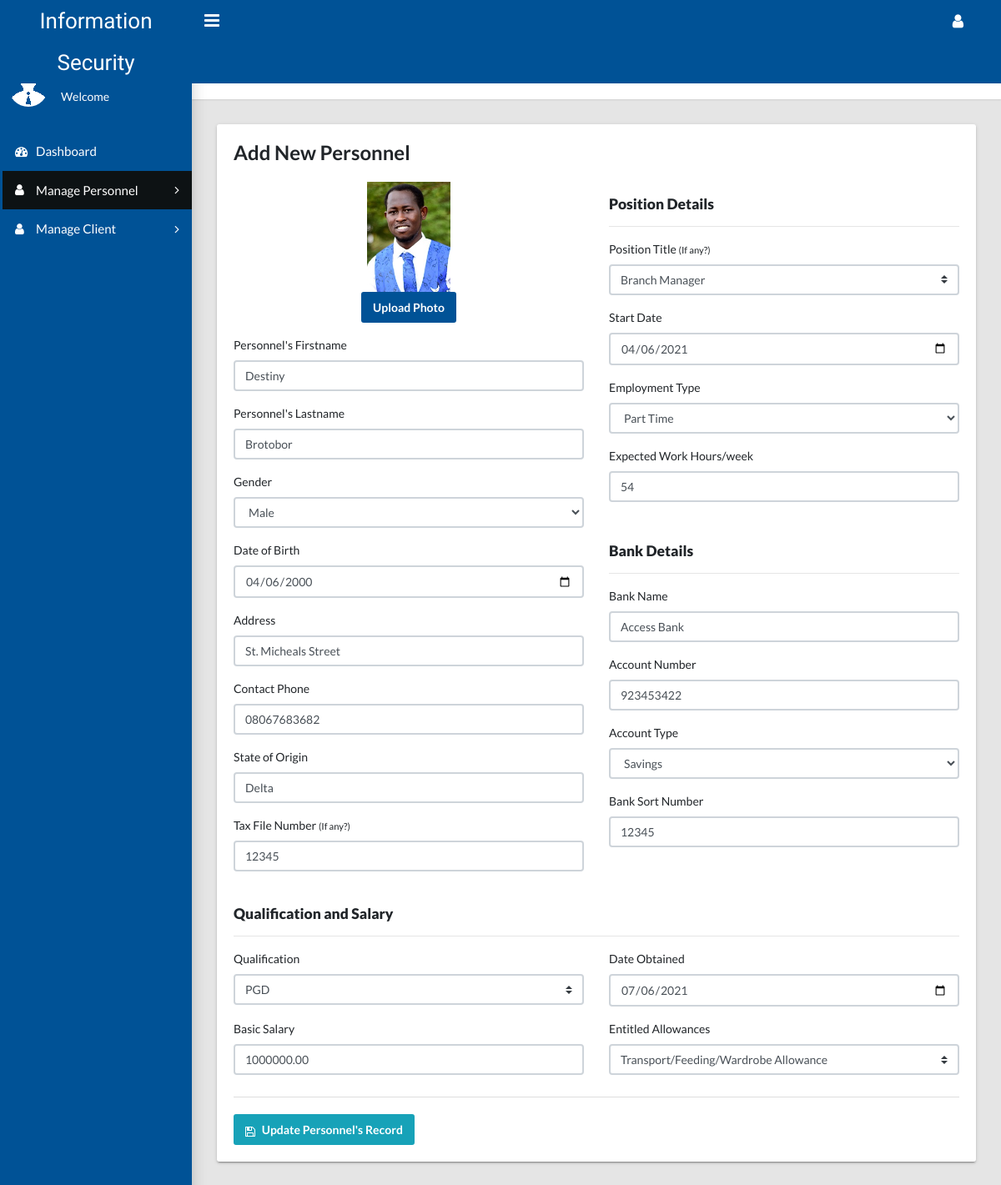
Page /admin/editemployee.php?empid=EM-0001 (signed in) on the committed database.
### tables this page shows
CREATE TABLE `employees` (
  `employee_id` varchar(50) NOT NULL,
  `firstname` varchar(50) NOT NULL,
  `lastname` varchar(50) NOT NULL,
  `phone` varchar(50) NOT NULL,
  `gender` enum('Male','Female') NOT NULL,
  `dob` date NOT NULL,
  `soo` varchar(20) NOT NULL,
  `tax` varchar(20) NOT NULL,
  `address` varchar(100) NOT NULL,
  `position` varchar(50) NOT NULL,
  `start_date` date NOT NULL,
  `emp_type` varchar(20) NOT NULL,
  `work_hour` int(20) NOT NULL,
  `bank` varchar(50) NOT NULL,
  `acc_number` int(12) NOT NULL,
  `acc_type` varchar(20) NOT NULL,
  `sort` varchar(20) NOT NULL,
  `status` int(5) NOT NULL DEFAULT 1,
  `created_at` datetime NOT NULL DEFAULT current_timestamp(),
  `photo` varchar(50) NOT NULL DEFAULT 'default.png',
  `qualification` varchar(30) DEFAULT NULL,
  `date_obtained` date DEFAULT NULL,
  `salary` double(10,2) DEFAULT NULL,
  `allowance` text DEFAULT NULL,
  `username` varchar(30) NOT NULL,
  `password` varchar(20) NOT NULL,
  `role` varchar(20) DEFAULT '2'
);

### admin/editemployee.php (the view, shortened to what this page needs)
<?php
include '../config.php';
if(!$_SESSION['username']){
	header('location: ../index.php');
	die();
}else{
    if (isset($_GET['empid'])) {
        $empid = $_GET['empid'];
    } else {
        header('Location: show.php');
    }
    $employees = $conn->query("SELECT * FROM `employees` WHERE employee_id='$empid'");
    if ($employees->num_rows > 0) {
        $employee = $employees->fetch_array();
    } else {
        header('Location: show.php');
    }
?>
<!DOCTYPE html>
<html lang="en">
  <?php include'head.php'; ?>
  <body class="app sidebar-mini rtl">
    <?php include 'topnav.php'; ?>
    <?php include'nav.php'; ?>
    <main class="app-content">
      <div class="app-title">
        <div>
          <h1><i class="fa fa-edit"></i> Add Personnel</h1>
        </div>
        <ul class="app-breadcrumb breadcrumb">
          <li class="breadcrumb-item"><i class="fa fa-home fa-lg"></i></li>
          <li class="breadcrumb-item"><a href="admin.php">Dashboard</a></li>
          <li class="breadcrumb-item">Add New Personnel</li>
        </ul>
      </div>
      <div class="tile">
        <h3 class="tile-title">Add New Personnel </h3>
        <form method="post" action="<?php $_SERVER['PHP_SELF']; ?>" enctype="multipart/form-data">
          <div class="tile-body">
            <div class="row">
              <div class="col-md-6">
                <div class="form-group text-center">
                  <img src="<?php echo 'images/employees/' . $employee['photo'] ?>" alt=" " class="mx-auto img" id="photo_preview" style="max-width:100px;">
                  <button type="button" class="btn btn-primary d-block mx-auto" id="btn_upload">
                    Upload Photo
                  </button>
                </div>
                <div class="form-group">
                  <label class="control-label">Personnel's Firstname</label>
                  <input class="form-control" type="text" name="fname" placeholder="Personnel's Firstname" required value="<?php echo $employee['firstname'] ?>" />
                </div>
                <div class="form-group">
                  <label class="control-label">Personnel's Lastname</label>
                  <input class="form-control" type="text" name="lname" placeholder="Personnel's Lastname" required value="<?php echo $employee['lastname'] ?>" />
                </div>
                <div class="form-group">
                  <label class="control-label">Gender</label>
                  <select class="form-control" name="gender" required >
                    <option value="<?php echo $employee['gender'] ?>" selected><?php echo $employee['gender'] ?></option>
                  </select>
                </div>
                <div class="form-group">
                  <label class="control-label">Date of Birth</label>
                  <input class="form-control" type="date" name="dob" placeholder="Personnel's Date of Birth" value="<?php echo $employee['dob'] ?>" />
                </div>
                <div class="form-group">
                  <label class="control-label">Address</label>
                  <input class="form-control" type="text" name="address" placeholder="Employee Address" value="<?php echo $employee['address'] ?>" />
                </div>
                <div class="form-group">
                  <label class="control-label">Contact Phone</label>
                  <input class="form-control" type="tel" name="phone" placeholder="Phone Number" value="<?php echo $employee['phone'] ?>" />
                </div>
                <div class="form-group">
                  <label class="control-label">State of Origin</label>
                  <input class="form-control" type="text" name="soo" placeholder="State of Origin" value="<?php echo $employee['soo'] ?>" />
                </div>
                <div class="form-group mb-5 mb-md-3">
                  <label class="control-label">Tax File Number <small>(If any?)</small></label>
                  <input class="form-control" type="text" name="taxno" placeholder="Enter Tax Number if any?" value="<?php echo $employee['tax'] ?>" />
                </div>
              </div>
              <div class="col-md-6">
                  <h5 class="mt-3">
                    <strong>
                      Position Details
                    </strong>
                  </h5>
                  <hr>
                <div class="form-group">
                  <label class="control-label">Position Title <small>(If any?)</small></label>
                  <select class="custom-select" name="position" required >
                    <option value="<?php echo $employee['position'] ?>"><?php echo $employee['position'] ?></option>
                  </select>
                </div>
                <div class="form-group">
                  <label class="control-label">Start Date</label>
                  <input class="form-control" type="date" name="start_date" placeholder="Start Date" required value="<?php echo $employee['start_date'] ?>" />
                </div>
                <div class="form-group">
                  <label class="control-label">Employment Type</label>
                  <select class="form-control" name="emp_type" required >
                    <option value="<?php echo $employee['dob'] ?>"><?php echo $employee['emp_type'] ?></option>
                  </select>
                </div>
                <div class="form-group">
                  <label class="control-label">Expected Work Hours/week</label>
                  <input class="form-control" type="number" name="no_hours" placeholder="Work Hours Per week" value="<?php echo $employee['work_hour'] ?>"  />
                </div>
                <h5 class="mt-5">
                    <strong>
                      Bank Details
                    </strong>
                  </h5>
                <hr>
                <div class="form-group">
                  <label class="control-label">Bank Name</label>
                  <input class="form-control" type="text" name="bank" placeholder="Enter Bank Name" required value="<?php echo $employee['bank'] ?>" />
                </div>
                <div class="form-group">
                  <label class="control-label">Account Number</label>
                  <input class="form-control" type="number" name="acc_no" placeholder="Enter Account Number" required value="<?php echo $employee['acc_number'] ?>" />
                </div>
                <div class="form-group">
                  <label class="control-label">Account Type</label>
                  <select class="form-control" name="acc_type" required >
                    <option value="<?php echo $employee['acc_type'] ?>"><?php echo $employee['acc_type'] ?></option>
                  </select>
                </div>
                <div class="form-group">
                  <label class="control-label">Bank Sort Number</label>
                  <input class="form-control" type="text" name="sort" placeholder="Enter Sort Number" value="<?php echo $employee['sort'] ?>" />
                </div>
              </div>
            </div>
            <div class="row mt-2">
              <div class="col-md-12">
                <h5 class="mt-3">
                  <strong>
                    Qualification and Salary
                  </strong>
                </h5>
                <hr>
              </div>
              <div class="col-md-6">
                <div class="form-group">
                  <label class="control-label">Qualification</label>
                  <select class="custom-select" name="qualification" required >
                    <option value="<?php echo $employee['qualification'] ?>"><?php echo $employee['qualification'] ?></option>
                  </select>
                </div>
              </div>
              <div class="col-md-6">
                <div class="form-group">
                  <label class="control-label">Date Obtained</label>
                  <input class="form-control" type="date" name="date_obtained" placeholder="Select Date Qualification was obtained" value="<?php echo $employee['date_obtained'] ?>" />
                </div>
              </div>
              <div class="col-md-6">
                <div class="form-group">
                  <label class="control-label">Basic Salary</label>
                  <input class="form-control" type="number" name="salary" placeholder="Enter Basic Salary" value="<?php echo $employee['salary'] ?>" />
                </div>
              </div>
              <div class="col-md-6">
                <div class="form-group">
                  <label class="control-label">Entitled Allowances</label>
                  <select class="custom-select" name="allowance" required >
                    <option value="<?php echo $employee['allowance'] ?>"><?php echo $employee['allowance'] ?></option>
                  </select>
                </div>
              </div>
            </div>
          </div>
          <div class="tile-footer">
              <button class="btn btn-info" id="demoNotify" type="submit" name="update">
                <i class="fa fa-save"></i> Update Personnel's Record
              </button>
          </div>
        </form>
      </div>
    </main>
  </body>
</html>
<?php
}
?>

### admin/head.php (shortened to what this page needs)
<head>
    <link rel="stylesheet" type="text/css" href="css/font-awesome.min.css">
    <link rel="stylesheet" type="text/css" href="css/main.css">
    <link rel="stylesheet" type="text/css" href="css/custom.css">
  </head>

### admin/topnav.php (shortened to what this page needs)
<header class="app-header"><a class="app-header__logo" href="admin.php">Information Security</a>
      <a class="app-sidebar__toggle" href="#" data-toggle="sidebar" aria-label="Hide Sidebar"></a>
      <ul class="app-nav">
        <li class="dropdown"><a class="app-nav__item" href="#" data-toggle="dropdown" aria-label="Open Profile Menu"><i class="fa fa-user fa-lg"></i></a>
        </li>
      </ul>
    </header>

### admin/nav.php (shortened to what this page needs)
<aside class="app-sidebar" style="background-color:#005296;">
      <div class="app-sidebar__user"><img class="app-sidebar__user-avatar" src="admin.png" alt="User Image">
        <div>
          <p class="app-sidebar__user-name">Admin</p>
          <p class="app-sidebar__user-designation">Welcome</p>
        </div>
      </div>
      <ul class="app-menu">
        <li><a class="app-menu__item" href="admin.php"><i class="app-menu__icon fa fa-dashboard"></i><span class="app-menu__label">Dashboard</span></a></li>
        <li class="treeview"><a class="app-menu__item" href="#" data-toggle="treeview"><i class="app-menu__icon fa fa-user"></i><span class="app-menu__label"> Manage Personnel</span><i class="treeview-indicator fa fa-angle-right"></i></a>
        </li>
		    <li class="treeview"><a class="app-menu__item" href="#" data-toggle="treeview"><i class="app-menu__icon fa fa-user"></i><span class="app-menu__label"> Manage Client</span><i class="treeview-indicator fa fa-angle-right"></i></a>
        </li>
      </ul>
    </aside>

### rows in the picture
employees: photo (picture), fname "Destiny", lname "Brotobor", gender "Male", dob "04/06/2000", address "St. Micheals Street", phone "08067683682", soo "Delta", taxno "12345", position "Branch Manager", start_date "04/06/2021", emp_type "Part Time", no_hours "54", bank "Access Bank", acc_no "923453422", acc_type "Savings", sort "12345", qualification "PGD", date_obtained "07/06/2021", salary "1000000.00", allowance "Transport/Feeding/Wardrobe Allowance"
